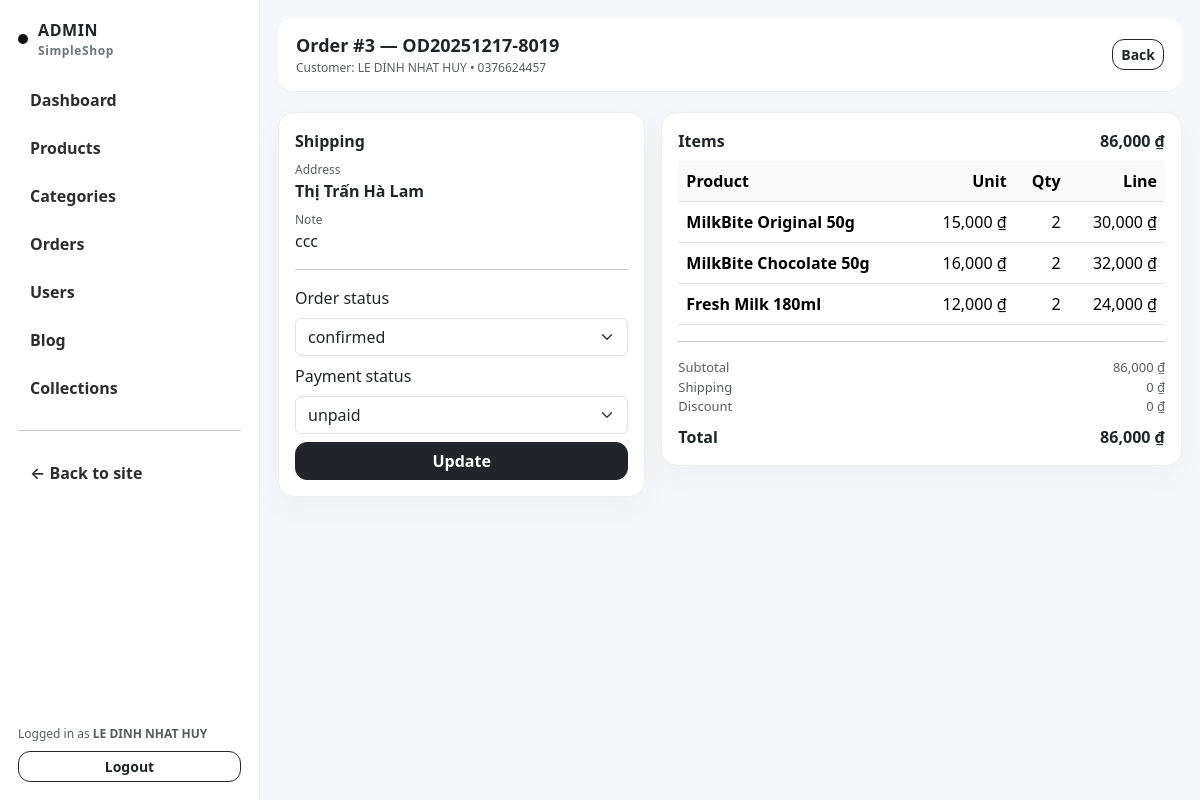
The app's page /admin/order_view.php?id=3 (signed in) with its own data.
### tables this page shows
CREATE TABLE `users` (
  `id` bigint(20) UNSIGNED NOT NULL,
  `full_name` varchar(120) NOT NULL,
  `email` varchar(120) NOT NULL,
  `phone` varchar(30) DEFAULT NULL,
  `password_hash` varchar(255) NOT NULL,
  `role` enum('admin','user') NOT NULL DEFAULT 'user',
  `status` tinyint(4) NOT NULL DEFAULT 1,
  `created_at` datetime DEFAULT current_timestamp(),
  `updated_at` datetime DEFAULT current_timestamp() ON UPDATE current_timestamp()
);

CREATE TABLE `orders` (
  `id` bigint(20) UNSIGNED NOT NULL,
  `user_id` bigint(20) UNSIGNED NOT NULL,
  `cart_id` bigint(20) UNSIGNED DEFAULT NULL,
  `order_code` varchar(30) NOT NULL,
  `full_name` varchar(120) NOT NULL,
  `phone` varchar(30) NOT NULL,
  `address` varchar(255) NOT NULL,
  `note` varchar(255) DEFAULT NULL,
  `subtotal` decimal(12,2) NOT NULL,
  `shipping_fee` decimal(12,2) DEFAULT 0.00,
  `discount` decimal(12,2) DEFAULT 0.00,
  `total` decimal(12,2) NOT NULL,
  `payment_method` enum('cod','bank','momo') DEFAULT 'cod',
  `payment_status` enum('unpaid','paid') DEFAULT 'unpaid',
  `order_status` enum('pending','confirmed','shipping','done','cancelled') DEFAULT 'pending',
  `created_at` datetime DEFAULT current_timestamp(),
  `updated_at` datetime DEFAULT current_timestamp() ON UPDATE current_timestamp()
);

CREATE TABLE `order_items` (
  `id` bigint(20) UNSIGNED NOT NULL,
  `order_id` bigint(20) UNSIGNED NOT NULL,
  `product_id` bigint(20) UNSIGNED NOT NULL,
  `product_name` varchar(180) NOT NULL,
  `unit_price` decimal(12,2) NOT NULL,
  `quantity` int(11) NOT NULL,
  `line_total` decimal(12,2) NOT NULL
);

### core/db.php (called while the page is built, shortened)
<?php
function db(): PDO {
  static $pdo = null;
  if ($pdo) return $pdo;
  $dsn = "mysql:host=" . DB_HOST . ";dbname=" . DB_NAME . ";charset=utf8mb4";
  $pdo = new PDO($dsn, DB_USER, DB_PASS, [
    PDO::ATTR_ERRMODE => PDO::ERRMODE_EXCEPTION,
    PDO::ATTR_DEFAULT_FETCH_MODE => PDO::FETCH_ASSOC,
  ]);
  return $pdo;
}

### core/auth.php (called while the page is built, shortened)
<?php
require_once __DIR__ . '/db.php';
require_once __DIR__ . '/helpers.php';
function current_user(): ?array {
  $st = db()->prepare("SELECT id, full_name, email, role, status FROM users WHERE id=? LIMIT 1");
  $st->execute([$_SESSION['user_id']]);
  $u = $st->fetch();
  return $u ?: null;
}

### core/helpers.php (called while the page is built, shortened)
<?php
function e(string $s): string {
  return htmlspecialchars($s, ENT_QUOTES, 'UTF-8');
}

### admin/order_view.php (the view, shortened to what this page needs)
<?php
require_once __DIR__ . '/partials/header.php';
require_once __DIR__ . '/partials/sidebar.php';
$id = (int)($_GET['id'] ?? 0);
$st = db()->prepare("SELECT * FROM orders WHERE id=? LIMIT 1");
$st->execute([$id]);
$order = $st->fetch();
$items = db()->prepare("SELECT * FROM order_items WHERE order_id=? ORDER BY id ASC");
$items->execute([$id]);
$items = $items->fetchAll();
?>
<div class="admin-content">
  <div class="admin-topbar d-flex justify-content-between align-items-center">
    <div>
      <div style="font-weight:900;font-size:18px;">Order #<?= (int)$order['id'] ?> — <?= e($order['order_code']) ?></div>
      <div class="text-muted" style="font-size:12px;">Customer: <?= e($order['full_name']) ?> • <?= e($order['phone']) ?></div>
    </div>
    <a class="btn btn-outline-dark btn-sm btn-ceo" href="/admin/orders.php">Back</a>
  </div>
  <div class="row g-3 mt-1">
    <div class="col-md-5">
      <div class="cardx p-3">
        <div class="fw-bold mb-2">Shipping</div>
        <div class="text-muted" style="font-size:12px;">Address</div>
        <div class="fw-semibold"><?= e($order['address']) ?></div>
        <?php if(!empty($order['note'])): ?>
          <div class="mt-2 text-muted" style="font-size:12px;">Note</div>
          <div><?= e($order['note']) ?></div>
        <?php endif; ?>
        <hr>
        <form method="post" class="d-grid gap-2">
          <div>
            <label class="form-label">Order status</label>
            <select class="form-select" name="order_status">
              <?php foreach(['pending','confirmed','shipping','done','cancelled'] as $s): ?>
                <option value="<?= $s ?>" <?= ($order['order_status']===$s)?'selected':'' ?>><?= $s ?></option>
              <?php endforeach; ?>
            </select>
          </div>
          <div>
            <label class="form-label">Payment status</label>
            <select class="form-select" name="payment_status">
              <?php foreach(['unpaid','paid'] as $s): ?>
                <option value="<?= $s ?>" <?= ($order['payment_status']===$s)?'selected':'' ?>><?= $s ?></option>
              <?php endforeach; ?>
            </select>
          </div>
          <button class="btn btn-dark btn-ceo">Update</button>
        </form>
      </div>
    </div>
    <div class="col-md-7">
      <div class="cardx p-3">
        <div class="d-flex justify-content-between">
          <div class="fw-bold">Items</div>
          <div class="fw-bold"><?= number_format((float)$order['total']) ?> ₫</div>
        </div>
        <div class="table-responsive mt-2">
          <table class="table table-hover align-middle mb-0">
            <thead><tr><th>Product</th><th class="text-end">Unit</th><th class="text-end">Qty</th><th class="text-end">Line</th></tr></thead>
            <tbody>
              <?php foreach($items as $it): ?>
                <tr>
                  <td class="fw-semibold"><?= e($it['product_name']) ?></td>
                  <td class="text-end"><?= number_format((float)$it['unit_price']) ?> ₫</td>
                  <td class="text-end"><?= (int)$it['quantity'] ?></td>
                  <td class="text-end"><?= number_format((float)$it['line_total']) ?> ₫</td>
                </tr>
              <?php endforeach; ?>
            </tbody>
          </table>
        </div>
        <hr class="my-3">
        <div class="d-flex justify-content-between text-muted" style="font-size:13px;">
          <div>Subtotal</div><div><?= number_format((float)$order['subtotal']) ?> ₫</div>
        </div>
        <div class="d-flex justify-content-between text-muted" style="font-size:13px;">
          <div>Shipping</div><div><?= number_format((float)$order['shipping_fee']) ?> ₫</div>
        </div>
        <div class="d-flex justify-content-between text-muted" style="font-size:13px;">
          <div>Discount</div><div><?= number_format((float)$order['discount']) ?> ₫</div>
        </div>
        <div class="d-flex justify-content-between fw-bold mt-2">
          <div>Total</div><div><?= number_format((float)$order['total']) ?> ₫</div>
        </div>
      </div>
    </div>
  </div>
</div>
<?php require_once __DIR__ . '/partials/footer.php'; ?>

### admin/partials/sidebar.php
<?php
$path = parse_url($_SERVER['REQUEST_URI'], PHP_URL_PATH) ?: '';
function nav_active(string $needle, string $path): string {
  return (strpos($path, $needle) !== false) ? 'style="background:#f4f5f7;opacity:1;"' : '';
}
?>
<aside class="admin-sidebar">
  <div class="admin-brand">
    <span class="dot"></span>
    <div>
      <div>ADMIN</div>
      <div style="font-size:12px;color:#6c757d;font-weight:700;">SimpleShop</div>
    </div>
  </div>
  <nav class="admin-nav d-grid gap-1">
    <a <?= nav_active('/admin/index.php',$path) ?> href="/admin/index.php">Dashboard</a>
    <a <?= nav_active('/admin/products',$path) ?> href="/admin/products.php">Products</a>
    <a <?= nav_active('/admin/categories',$path) ?> href="/admin/categories.php">Categories</a>
    <a <?= nav_active('/admin/orders',$path) ?> href="/admin/orders.php">Orders</a>
    <a <?= nav_active('/admin/users',$path) ?> href="/admin/users.php">Users</a>
    <a <?= nav_active('/admin/blog',$path) ?> href="/admin/blog.php">Blog</a>
    <a <?= nav_active('/admin/collections',$path) ?> href="/admin/collections.php">Collections</a>
    <hr class="my-3">
    <a href="/index.php">← Back to site</a>
  </nav>
  <div class="mt-auto pt-3" style="position:absolute;bottom:18px;left:18px;right:18px;">
    <div class="text-muted" style="font-size:12px;">
      Logged in as <b><?= e(($admin['full_name'] ?? 'Admin')) ?></b>
    </div>
    <a class="btn btn-outline-dark btn-sm w-100 mt-2 btn-ceo" href="/logout.php">Logout</a>
  </div>
</aside>

### admin/partials/header.php (style rules this page uses)
:root { --side:260px; }
body { background:#f6f7fb; }
.admin-sidebar { width:var(--side); background:#fff; border-right:1px solid #eee; position:sticky; top:0; height:100vh; padding:18px; }
.admin-brand { font-weight:900; letter-spacing:.6px; display:flex; align-items:center; gap:10px; margin-bottom:18px; }
.admin-brand .dot { width:10px; height:10px; border-radius:99px; background:#111; }
.admin-nav a { display:flex; align-items:center; gap:10px; padding:10px 12px; border-radius:12px; text-decoration:none; color:#111; font-weight:600; opacity:.88; }
.admin-topbar { background:#fff; border-bottom:1px solid #eee; padding:14px 18px; border-radius:16px; }
.admin-content { flex:1; padding:18px; }
.cardx { background:#fff; border:1px solid #eee; border-radius:16px; box-shadow:0 10px 30px rgba(0,0,0,.04); }
.table thead th { background:#fafafa; }
.btn-ceo { border-radius:12px; font-weight:700; }

### records on screen
users: full_name "LE DINH NHAT HUY"
orders: id "3", order_code "OD20251217-8019", full_name "LE DINH NHAT HUY", phone "0376624457", address "Thị Trấn Hà Lam", note "ccc", order_status "confirmed", payment_status "unpaid", total "86,000", subtotal "86,000", shipping_fee "0", discount "0"
order_items: product_name "MilkBite Original 50g", unit_price "15,000", quantity "2", line_total "30,000"
order_items: product_name "MilkBite Chocolate 50g", unit_price "16,000", quantity "2", line_total "32,000"
order_items: product_name "Fresh Milk 180ml", unit_price "12,000", quantity "2", line_total "24,000"
